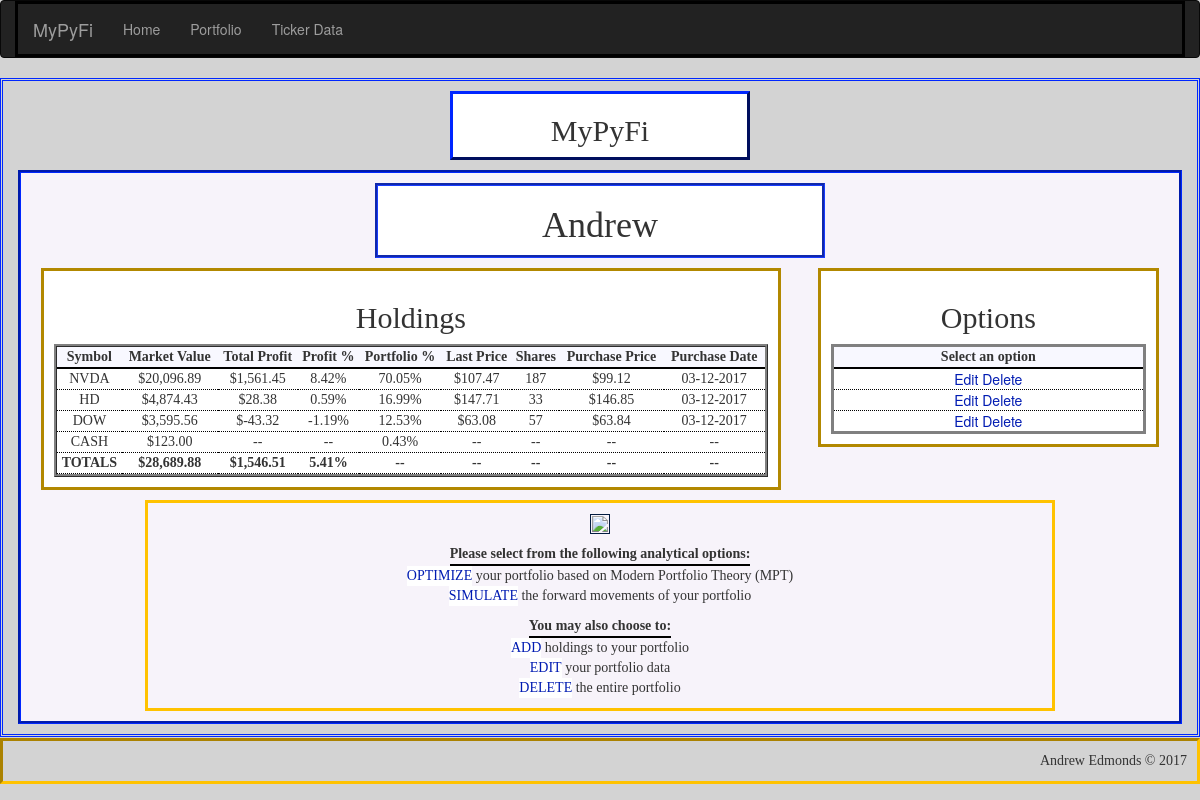
Page /portfolio/Andrew on the committed database.
### app/models.py (models this page shows, shortened)
class Portfolio(db.Model):
    __tablename__ = 'portfolios'
    id = db.Column(db.Integer, primary_key=True, autoincrement=True)
    name = db.Column(db.String(25), unique=True)    # name of portfolio
    cash = db.Column(db.Float)                      # cash holdings within portfolio
    market_value = db.Column(db.Float)              # market value of all holdings + cash
    total_profit = db.Column(db.Float)              # total profits of all holdings
    invested = db.Column(db.Float)                  # total amount invested into holdings - excludes cash holding
    profit_percent = db.Column(db.Float)            # percent return on current amount invested - excludes cash holding
    num_holdings = db.Column(db.Integer)            # total number of holdings in portfolio - excludes cash holding
    holdings = db.relationship('Holding', backref='portfolio', lazy='dynamic')

class Holding(db.Model):
    __tablename__ = 'holdings'
    id = db.Column(db.Integer, primary_key=True, autoincrement=True)
    symbol = db.Column(db.String(6))            # stock symbol
    shares = db.Column(db.Integer)              # number of shares held
    market_value = db.Column(db.Float)          # market value of holding
    purch_date = db.Column(db.Date)             # date holding was purchased
    purch_price = db.Column(db.Float)           # share price on purchase date
    last_price = db.Column(db.Float)            # most recent price from pandas_dataframe module
    total_profit = db.Column(db.Float)          # total profits of holding ($)
    profit_percent = db.Column(db.Float)        # percent profit based on initial amount invested
    portfolio_percent = db.Column(db.Float)     # percent holding makes up of overall portfolio
    last_updated = db.Column(db.String)         # date holding's last_price attribute was updated
    portfolio_id = db.Column(db.Integer, db.ForeignKey('portfolios.id'))

### app/main/views.py (the view)
@main.route('/portfolio/<name>', methods=['GET', 'POST'])
def portfolio(name):
    portfolio = Portfolio.query.filter_by(name=name).first()
    if portfolio is None:
        abort(404)
    else:
        session['portfolio'] = str(portfolio.name)
    holding_data = portfolio.holdings.order_by(Holding.portfolio_percent.desc()).all()
    PortfolioPlot(portfolio)
    return render_template('portfolio/portfolio.html', name=name, holding_data=holding_data, cash=portfolio.cash)

### app/templates/portfolio/portfolio.html (shortened to what this page needs)
{% extends "base-detailed.html" %}
{% import "bootstrap/wtf.html" as wtf %}
{% block page_title %}
<h2>
    <center>MyPyFi</center>
</h2>
{% endblock %}
{% block main_title %}
<h1>{{ name }}</h1>
{% endblock %}
{% block main_focus %}
{% if not holding_data|count > 0 %}
<h1>
    <center>No Holdings Found!</center>
</h1>
<p>
<center>There are no holdings saved in the portfolio {{ name }}</center></p>
{% else %}
<h2>
    <center>Holdings</center>
</h2>
<table style="width:100%" id="portfolio_table">
    <tr>
        <th>
            <center>Symbol</center>
        </th>
        <th>
            <center>Market Value</center>
        </th>
        <th>
            <center>Total Profit</center>
        </th>
        <th>
            <center>Profit %</center>
        </th>
        <th>
            <center>Portfolio %</center>
        </th>
        <th>
            <center>Last Price</center>
        </th>
        <th>
            <center>Shares</center>
        </th>
        <th>
            <center>Purchase Price</center>
        </th>
        <th>
            <center>Purchase Date</center>
        </th>
    </tr>
    {% for holding in holding_data %}
    <tr>
        <td>
            <center>{{ holding["symbol"] | upper }}</center>
        </td>
        <td>
            <center>{{ "${:,.2f}".format(holding["last_price"]*holding["shares"]) }}</center>
        </td>
        <td>
            <center>{{ "${:,.2f}".format(holding["total_profit"]) }}</center>
        </td>
        <td>
            <center>{{ "{0:.2f}%".format(holding["profit_percent"]*100) }}</center>
        </td>
        <td>
            <center>{{ "{0:.2f}%".format(holding["portfolio_percent"]*100) }}</center>
        </td>
        <td>
            <center>{{ "${:,.2f}".format(holding["last_price"]) }}</center>
        </td>
        <td>
            <center>{{ holding["shares"] }}</center>
        </td>
        <td>
            <center>{{ "${:,.2f}".format(holding["purch_price"]) }}</center>
        </td>
        <td>
            <center>{{ "{:%m-%d-%Y}".format(holding["purch_date"]) }}</center>
        </td>
    </tr>
    {% endfor %}
    <tr id="cash_row">
        <td>
            <center>CASH</center>
        </td>
        <td>
            <center>{{ "${:,.2f}".format(cash) }}</center>
        </td>
        <td>
            <center>--</center>
        </td>
        <td>
            <center>--
            </center>
        </td>
        <td>
            <center>{{
                "{0:.2f}%".format(100*cash/(holding_data|sum(attribute="market_value")+cash))
                }}
            </center>
        </td>
        <td>
            <center>--
            </center>
        </td>
        <td>
            <center>--
            </center>
        </td>
        <td>
            <center>--
            </center>
        </td>
        <td>
            <center>--
            </center>
        </td>
    </tr>
    <tr id="focus_total_row">
        <td>
            <center>TOTALS</center>
        </td>
        <td>
            <center>{{ "${:,.2f}".format(cash + holding_data|sum(attribute="market_value")) }}</center>
        </td>
        <td>
            <center>{{ "${:,.2f}".format(holding_data|sum(attribute="total_profit")) }}</center>
        </td>
        <td>
            <center>{{
                "{0:.2f}%".format(100*holding_data|sum(attribute="total_profit")/holding_data|sum(attribute="market_value"))
                }}
            </center>
        </td>
        <td>
            <center>--
            </center>
        </td>
        <td>
            <center>--
            </center>
        </td>
        <td>
            <center>--
            </center>
        </td>
        <td>
            <center>--
            </center>
        </td>
        <td>
            <center>--
            </center>
        </td>
    </tr>
</table>
{% endif %}
{% endblock %}
{% block main_options %}
{% if not holding_data|count > 0 %}
<h1>
    <center>No Holdings Found!</center>
</h1>
<p>
<center>There are no holdings saved in the portfolio {{ name }}</center></p>
{% else %}
<h2>
    <center>Options</center>
</h2>
<table style="width:100%" id="options_table">
    <tr>
        <th>
            <center>Select an option</center>
        </th>
    </tr>
    {% for holding in holding_data %}
    <tr>
        <td>
            <a class="button"
               href="{{ url_for('main.holding_edit', name=name, symbol=holding['symbol'], holding_id = holding['id'])}}">Edit</a>
            <a class="button"
               href="{{ url_for('main.holding_delete_ask', name=name, symbol=holding['symbol'], holding_id = holding['id'])}}">Delete</a>
        </td>
    </tr>
    {% endfor %}
</table>
{% endif %}
{% endblock %}
{% block verbage %}
<img src="{{ url_for('static',filename='portfolio_plot.png') }}">
<table style="width:100%" id="verbage_action_table">
    <tr>
        <th>
            <center>Please select from the following analytical options:</center>
        </th>
    </tr>
    <tr>
        <td>
            <a class="button" href="{{ url_for('main.portfolio_optimal_ask', name=name) }}">OPTIMIZE</a>
            your portfolio based on Modern Portfolio Theory (MPT)
        </td>
    </tr>
    <tr>
        <td>
            <a class="button" href="{{ url_for('main.portfolio_simulate_ask', name=name) }}">SIMULATE</a>
            the forward movements of your portfolio
        </td>
    </tr>
</table>
<table style="width:100%" id="verbage_edit_table">
    <tr>
        <th>
            <center>You may also choose to:</center>
        </th>
    </tr>
    <tr>
        <td>
            <a class="button" href="{{ url_for('main.holding_add', name=name) }}">ADD</a>
            holdings to your portfolio
        </td>
    </tr>
    <tr>
        <td>
            <a class="button" href="{{ url_for('main.portfolio_edit', name=name) }}">EDIT</a>
            your portfolio data
        </td>
    </tr>
    <tr>
        <td>
            <a class="button" href="{{ url_for('main.portfolio_delete_ask', name=name) }}">DELETE</a> the entire
            portfolio
        </td>
    </tr>
</table>
{% endblock %}

### app/static/css/style_main.css (style rules this page uses)
body { background-color: lightgray; }
#main h2 { font-family: "Palatino Linotype"; }
#main th { font-family: "Bitstream Vera Sans Mono"; border-bottom: 2pt solid black; }
#portfolio_table { border-collapse: separate; border-style: ridge; background-color: #F4F1F7; }
#main-focus th { background-color: ghostwhite; }
#main-focus td { font-family: "Felix Titling"; border-bottom: 1pt dotted black; background-color: white; }
#focus_total_row { font-weight: bold; }
#options_table { text-align: center; border-style: solid; background-color: #F4F1F7; }
#main-options th { background-color: ghostwhite; }
#main-options td { font-family: Verdana, "Helvetica Neue", Arial, Helvetica, Geneva, sans-serif; border-bottom: 1pt dotted black; background-color: white; }
#verbage th { display: inline-block; }
.button { background-color: white; color: #001BB2; border: thin; text-align: center; text-decoration: none; display: inline-block; cursor: pointer; }
img { padding:1px; border:1px solid #021a40; }

### rows in the picture
Portfolio: name "Andrew", cash "$123.00"
Holding: symbol "NVDA", holding['last_price']*holding['shares'] "$20,096.89", total_profit "$1,561.45", holding['profit_percent']*100 "8.42%", holding['portfolio_percent']*100 "70.05%", last_price "$107.47", shares "187", purch_price "$99.12", purch_date "03-12-2017"
Holding: symbol "HD", holding['last_price']*holding['shares'] "$4,874.43", total_profit "$28.38", holding['profit_percent']*100 "0.59%", holding['portfolio_percent']*100 "16.99%", last_price "$147.71", shares "33", purch_price "$146.85", purch_date "03-12-2017"
Holding: symbol "DOW", holding['last_price']*holding['shares'] "$3,595.56", total_profit "$-43.32", holding['profit_percent']*100 "-1.19%", holding['portfolio_percent']*100 "12.53%", last_price "$63.08", shares "57", purch_price "$63.84", purch_date "03-12-2017"

### other values in the picture
{{ "${:,.2f}".format(cash + holding_data|sum(attribute="market_value")) }} "$28,689.88"
{{ "${:,.2f}".format(holding_data|sum(attribute="total_profit")) }} "$1,546.51"
